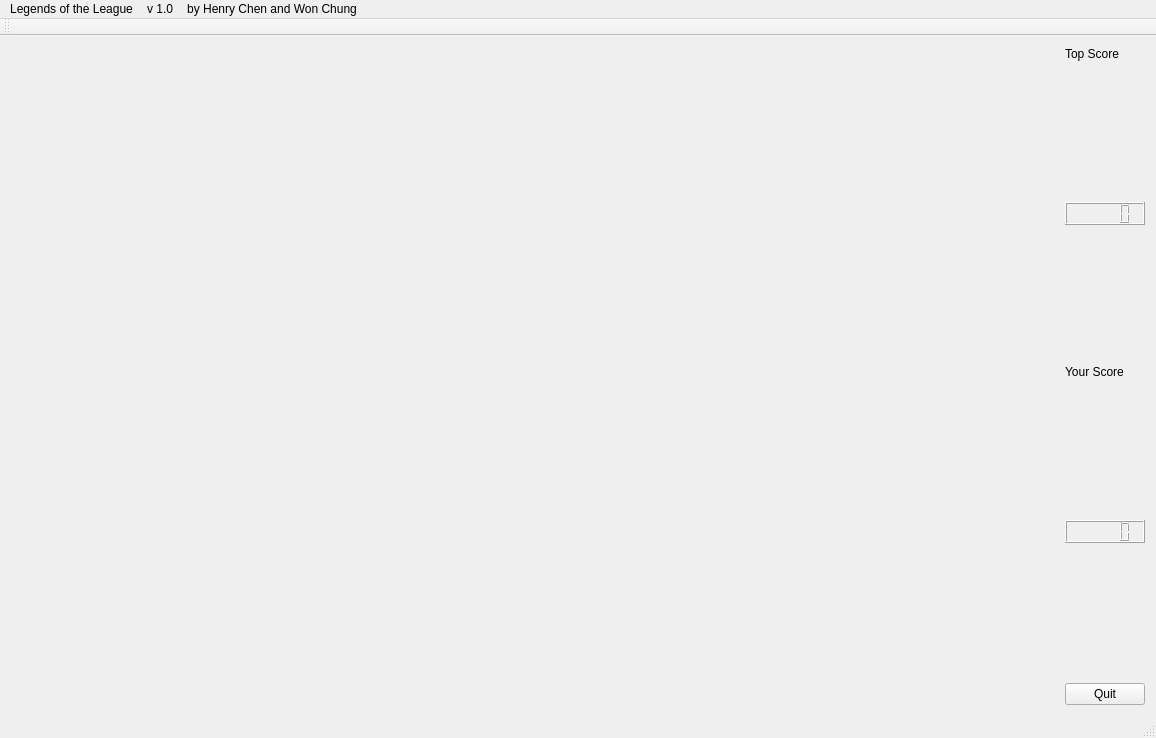
<?xml version="1.0" encoding="UTF-8"?>
<ui version="4.0">
 <class>MainWindow</class>
 <widget class="QMainWindow" name="MainWindow">
  <property name="geometry">
   <rect>
    <x>0</x>
    <y>0</y>
    <width>1156</width>
    <height>738</height>
   </rect>
  </property>
  <property name="windowTitle">
   <string>MainWindow</string>
  </property>
  <widget class="QWidget" name="centralWidget">
   <layout class="QHBoxLayout" name="horizontalLayout">
    <item>
     <widget class="MyPanelOpenGL" name="panelGL" native="true">
      <property name="sizePolicy">
       <sizepolicy hsizetype="Expanding" vsizetype="Expanding">
        <horstretch>0</horstretch>
        <verstretch>0</verstretch>
       </sizepolicy>
      </property>
      <zorder>verticalSpacer_5</zorder>
     </widget>
    </item>
    <item>
     <layout class="QVBoxLayout" name="verticalLayout">
      <item>
       <layout class="QHBoxLayout" name="horizontalLayout_3">
        <item>
         <widget class="QLabel" name="label">
          <property name="text">
           <string>Top Score</string>
          </property>
         </widget>
        </item>
       </layout>
      </item>
      <item>
       <spacer name="verticalSpacer_4">
        <property name="orientation">
         <enum>Qt::Vertical</enum>
        </property>
        <property name="sizeHint" stdset="0">
         <size>
          <width>10</width>
          <height>20</height>
         </size>
        </property>
       </spacer>
      </item>
      <item>
       <layout class="QHBoxLayout" name="horizontalLayout_6">
        <item>
         <widget class="QLCDNumber" name="lcdNumber"/>
        </item>
       </layout>
      </item>
      <item>
       <spacer name="verticalSpacer_3">
        <property name="orientation">
         <enum>Qt::Vertical</enum>
        </property>
        <property name="sizeHint" stdset="0">
         <size>
          <width>10</width>
          <height>20</height>
         </size>
        </property>
       </spacer>
      </item>
      <item>
       <layout class="QHBoxLayout" name="horizontalLayout_2">
        <item>
         <widget class="QLabel" name="label_2">
          <property name="text">
           <string>Your Score</string>
          </property>
         </widget>
        </item>
       </layout>
      </item>
      <item>
       <spacer name="verticalSpacer_2">
        <property name="orientation">
         <enum>Qt::Vertical</enum>
        </property>
        <property name="sizeHint" stdset="0">
         <size>
          <width>10</width>
          <height>20</height>
         </size>
        </property>
       </spacer>
      </item>
      <item>
       <layout class="QHBoxLayout" name="horizontalLayout_5">
        <item>
         <widget class="QLCDNumber" name="lcdNumber_2"/>
        </item>
       </layout>
      </item>
      <item>
       <spacer name="verticalSpacer">
        <property name="orientation">
         <enum>Qt::Vertical</enum>
        </property>
        <property name="sizeHint" stdset="0">
         <size>
          <width>10</width>
          <height>20</height>
         </size>
        </property>
       </spacer>
      </item>
      <item>
       <layout class="QHBoxLayout" name="horizontalLayout_4">
        <item>
         <widget class="QPushButton" name="pushButton">
          <property name="text">
           <string>Quit</string>
          </property>
         </widget>
        </item>
       </layout>
      </item>
     </layout>
    </item>
   </layout>
  </widget>
  <widget class="QMenuBar" name="menuBar">
   <property name="geometry">
    <rect>
     <x>0</x>
     <y>0</y>
     <width>1156</width>
     <height>33</height>
    </rect>
   </property>
   <widget class="QMenu" name="menuLegends_of_the_League_Ultra_Rapid_Fire">
    <property name="title">
     <string>Legends of the League</string>
    </property>
   </widget>
   <widget class="QMenu" name="menuV_1_0">
    <property name="title">
     <string>v 1.0</string>
    </property>
   </widget>
   <widget class="QMenu" name="menuBy_Henry_Chen_and_Won_Chung">
    <property name="title">
     <string>by Henry Chen and Won Chung</string>
    </property>
   </widget>
   <addaction name="menuLegends_of_the_League_Ultra_Rapid_Fire"/>
   <addaction name="menuV_1_0"/>
   <addaction name="menuBy_Henry_Chen_and_Won_Chung"/>
  </widget>
  <widget class="QToolBar" name="mainToolBar">
   <attribute name="toolBarArea">
    <enum>TopToolBarArea</enum>
   </attribute>
   <attribute name="toolBarBreak">
    <bool>false</bool>
   </attribute>
  </widget>
  <widget class="QStatusBar" name="statusBar"/>
 </widget>
 <layoutdefault spacing="6" margin="11"/>
 <customwidgets>
  <customwidget>
   <class>MyPanelOpenGL</class>
   <extends>QWidget</extends>
   <header>mypanelopengl.h</header>
   <container>1</container>
   <slots>
    <slot>changeSides(int)</slot>
    <slot>changeRadius(double)</slot>
    <slot>clickBlack()</slot>
    <slot>clickYellow()</slot>
    <slot>clickRed()</slot>
    <slot>clickGreen()</slot>
    <slot>clickBlue()</slot>
    <slot>clickRandom()</slot>
    <slot>clickChangeColor()</slot>
    <slot>clickDelete()</slot>
    <slot>clickMove()</slot>
    <slot>clickLine()</slot>
    <slot>clickCircle()</slot>
    <slot>clickRectangle()</slot>
    <slot>clickTriangle()</slot>
    <slot>Sandbox()</slot>
    <slot>Singleplayer()</slot>
    <slot>AIFFA()</slot>
    <slot>PlayerScore()</slot>
    <slot>TopScore()</slot>
   </slots>
  </customwidget>
 </customwidgets>
 <resources/>
 <connections>
  <connection>
   <sender>pushButton</sender>
   <signal>clicked()</signal>
   <receiver>MainWindow</receiver>
   <slot>close()</slot>
   <hints>
    <hint type="sourcelabel">
     <x>1073</x>
     <y>685</y>
    </hint>
    <hint type="destinationlabel">
     <x>576</x>
     <y>252</y>
    </hint>
   </hints>
  </connection>
 </connections>
</ui>
